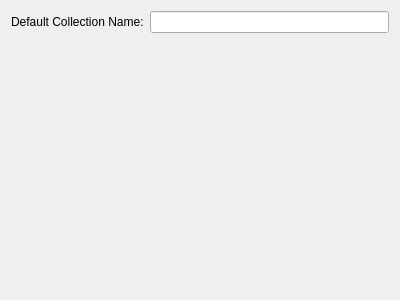
<?xml version="1.0" encoding="UTF-8"?>
<ui version="4.0">
 <class>CollectionControllerSettingsDialog</class>
 <widget class="QWidget" name="CollectionControllerSettingsDialog">
  <property name="geometry">
   <rect>
    <x>0</x>
    <y>0</y>
    <width>400</width>
    <height>300</height>
   </rect>
  </property>
  <property name="windowTitle">
   <string>Form</string>
  </property>
  <layout class="QFormLayout" name="formLayout">
   <item row="1" column="0">
    <widget class="QLabel" name="label">
     <property name="text">
      <string>Default Collection Name:</string>
     </property>
    </widget>
   </item>
   <item row="1" column="1">
    <widget class="QLineEdit" name="leCollectionName"/>
   </item>
  </layout>
 </widget>
 <resources/>
 <connections/>
</ui>
